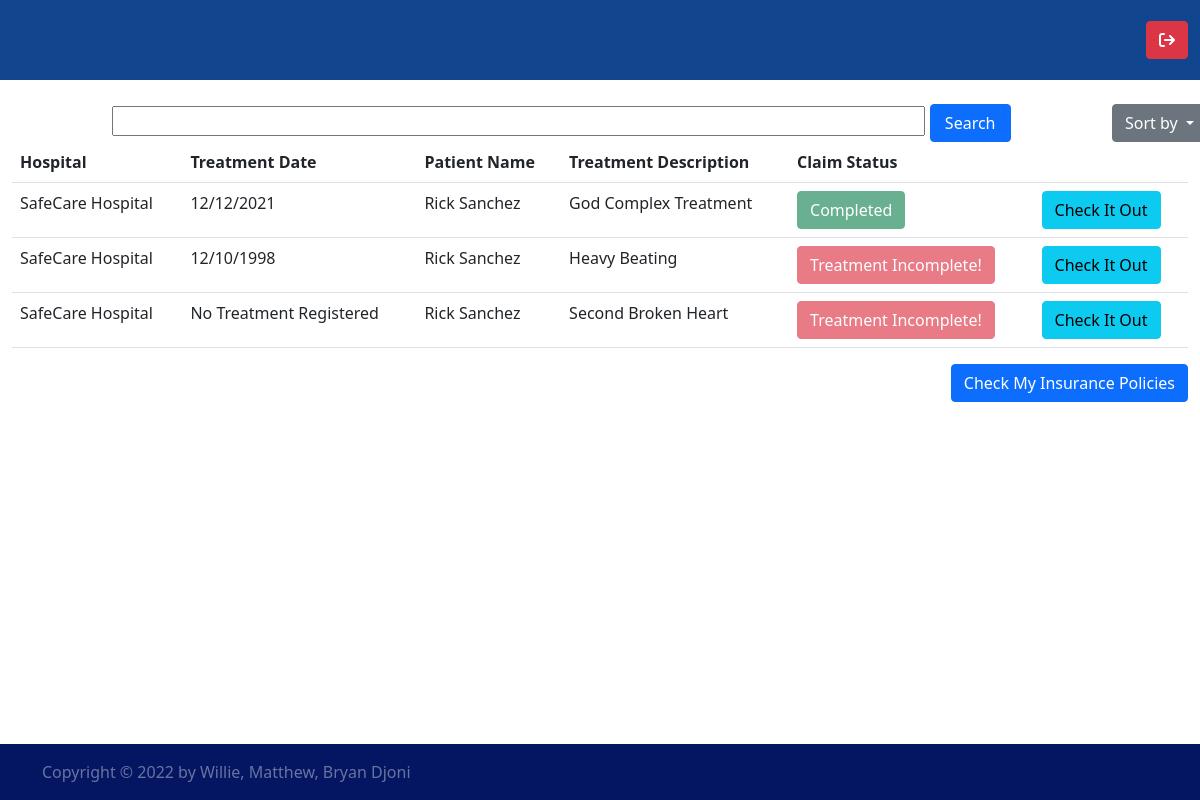
Page / (signed in) on the committed database.
### app/models/hospitalModel.py (models this page shows)
class TreatmentHeader(db.Model):
    __tablename__ = 'treatmentHeaders'
    id = db.Column(db.Integer, primary_key=True)
    hospital = relationship('Hospital', back_populates='treatments')
    hospital_id = db.Column(db.Integer, db.ForeignKey("hospitals.id"))
    customer = relationship("Customer", back_populates='treatments')
    customer_id = db.Column(db.Integer, db.ForeignKey('customers.id'))
    description = db.Column(db.String(500), unique=True, nullable=False)
    claims = relationship('TreatmentClaim', back_populates='treatment')
    details = relationship("TreatmentDetail", back_populates='header')

class Hospital(db.Model):
    __tablename__ = 'hospitals'
    id = db.Column(db.Integer, primary_key=True)
    name = db.Column(db.String(255), unique=True, nullable=False)
    staffs = relationship("HospitalStaff", back_populates='hospital')
    doctors = relationship("Doctor", back_populates='hospital')
    treatments = relationship("TreatmentHeader", back_populates='hospital')

class TreatmentDetail(db.Model):
    __tablename__ = 'treatmentDetails'
    id = db.Column(db.Integer, primary_key=True)
    header = relationship("TreatmentHeader", back_populates='details')
    header_id = db.Column(db.Integer, db.ForeignKey("treatmentHeaders.id"))
    doctor = relationship("Doctor", back_populates='treatments')
    doctor_id = db.Column(db.Integer, db.ForeignKey("doctors.id"))
    startDate = db.Column(db.DateTime, nullable=False)
    endDate = db.Column(db.DateTime, nullable=False)
    medication = relationship("MedicationDetail", back_populates="treatment")
    checkup = relationship("CheckUp", back_populates='treatment')
    procedure = relationship("ProcedureDetail", back_populates='treatment')

### app/models/userModel.py (models this page shows)
class User(db.Model, UserMixin):
    __tablename__ = 'users'
    id = db.Column(db.Integer, primary_key=True)
    name = db.Column(db.String(255), unique=True, nullable=False)
    email = db.Column(db.String(255), unique=True, nullable=False)
    password = db.Column(db.String(255), nullable=False)
    sex = db.Column(db.Boolean, nullable=False)
    dob = db.Column(db.Date, nullable=False)
    customers = relationship('Customer', back_populates='user')
    insurance_staffs = relationship('InsuranceStaff', back_populates='user')
    hospital_staffs = relationship('HospitalStaff', back_populates='user')

### app/routes/views.py (the view)
@views.route("/")
def home():
    sort_filter = {'description':TreatmentHeader.description, 'hospital':Hospital.name, 'patient':User.name}
    if current_user.is_authenticated:
        user_type = get_user_type(current_user)
        user = user_models.get(user_type).query.filter_by(user_id=current_user.id).first()
        query = f'%{request.args.get("search") if request.args.get("search") not in [None, ""] else ""}%'
        treatments = TreatmentHeader.query.join(TreatmentHeader.customer)\
            .join(Customer.user).join(TreatmentHeader.hospital)\
                .filter(or_(Hospital.name.ilike(query), User.name.ilike(query),\
                    TreatmentHeader.description.ilike(query))).\
                        order_by(sort_filter.get(request.args.get('sort', 'description')))
        if user_type == 'Customer':
            treatments = treatments.filter(Customer.id==user.id)
        elif user_type == 'Hospital':
            treatments = treatments.filter(TreatmentHeader.hospital_id==user.hospital_id)
        elif user_type == 'Insurance':
            treatments = treatments.join(Customer.insurances).join(CustomerInsurance.policy).filter_by(company_id=user.company_id)
        return render_template('views.html', user=user, treatments=treatments, sort_by = request.args.get('sort'), search=request.args.get('search'))
    else:
         return redirect(url_for('auth.login'))

### app/utils/filters/insurance.py (called while the page is built)
def get_claim_status(treatment_id:int):
    header = TreatmentHeader.query.filter_by(id=treatment_id).first()
    claim = TreatmentClaim.query.filter_by(treatment_id=treatment_id, member_id=header.customer_id).first()
    if claim and claim.claim_status:
        return 1
    elif claim and not claim.claim_status:
        return 0
    else:
        return -1

### app/utils/filters/treatment.py (called while the page is built)
def add_args(detail):
    return f"&search={detail}" if detail else ""

def get_first_date(details):
    if details == []:
        return "No Treatment Registered"
    else:
        first_date = details[0].startDate
        for detail in details:
            if detail.startDate<first_date:
                first_date = detail.startDate
        return format_date(first_date)

### app/utils/filters/user.py (called while the page is built)
def get_user_type(current_user):
    hospital_staff = HospitalStaff.query.filter_by(user_id = current_user.id).first()
    insurance_staff = InsuranceStaff.query.filter_by(user_id = current_user.id).first()
    customer = Customer.query.filter_by(user_id = current_user.id).first()
    if hospital_staff:
        return 'Hospital'
    elif insurance_staff:
        return 'Insurance'
    else:
        return "Customer"

### app/utils/filters/utils.py (called while the page is built)
def format_date(date):
    return date.strftime("%d/%m/%Y")

### app/templates/views.html (shortened to what this page needs)
{% extends "./layout.html" %}
{% block content %}
<main class="container-fluid my-4">
    {% if treatments != [] %}
    <div class="row">
        <form class="col-10 offset-1" action="{{url_for('views.home')}}" method="get">
            <input class="col-10" type="text" name="search" id="search" required>
            <button type="submit" class="btn btn-primary col-1">Search</button>
        </form>
        <div class="dropdown col-1">
            <button class="btn btn-secondary dropdown-toggle" type="button" id="dropdownMenuButton1" data-bs-toggle="dropdown" aria-expanded="false">
                Sort by
            </button>
        </div>
    </div>
    <table class="table">
        <tr>
            {% if current_user | get_user_type != 'Hospital' %}
                <th>Hospital</th>
            {% endif %}
            <th>Treatment Date</th>
            <th>Patient Name</th>
            <th>Treatment Description</th>
            <th>Claim Status</th>
            <th></th>
        </tr>
    {% for treatment in treatments: %}
        <tr>
            {% if current_user | get_user_type != 'Hospital' %}
                <td>{{treatment.hospital.name}}</td>
            {% endif %}
            <td>{{treatment.details | get_first_date}}</td>
            <td>{{treatment.customer.user.name}}</td>
            <td>{{treatment.description}}</td>
            <td>
                {% if current_user | get_user_type == 'Hospital' and treatment.id|get_claim_status == -1 and treatment.details!=[] %}
                    <form action="{{url_for('insurance.claim_insurance', treatment_id=treatment.id)}}" method="post">
                        <button type="submit" class="btn btn-danger">Finish Treatment</button>
                    </form>
                {% elif treatment.id|get_claim_status == 0 %}
                    <button disabled="disabled" class="btn btn-warning">Pending</button>
                {% elif treatment.id|get_claim_status == 1 %}
                     <button disabled="disabled" class="btn btn-success">Completed</button>
                {% else %}
                    <button disabled="disabled" class="btn btn-danger">Treatment Incomplete!</button>
                {% endif %}
            </td>
            <td>
                <a href="{{url_for('hospital.get_treatment', treatment_id=treatment.id)}}{%if treatment.id|get_claim_status != -1 and current_user|get_user_type != 'Hospital'%}?claim=true{% endif %}" class="btn btn-info">
                {% if treatment.id|get_claim_status == 0 and current_user|get_user_type == 'Insurance' %}
                    Verify Claim
                {% else %}
                    Check It Out
                {% endif %}
                </a>
            </td>
        </tr>
    {% endfor %}
    </table>
    {% endif %}
    {% if current_user | get_user_type == 'Hospital' %}
    <div class="d-flex justify-content-end">
        <a href="{{url_for('hospital.add_treatment')}}" class="btn btn-primary">Add Treatment</a>
    </div>
    {% elif current_user | get_user_type == 'Customer' %}
        <a href="{{url_for('customer.get_insurances')}}" class="btn btn-primary float-end">Check My Insurance Policies</a>
    {% endif %}
</main>
{% endblock %}

### app/templates/layout.html (shortened to what this page needs)
<!DOCTYPE html>
<html lang="en">
<head>
    <link href="https://cdn.jsdelivr.net/npm/bootstrap@5.1.0/dist/css/bootstrap.min.css" rel="stylesheet">
    <link rel="stylesheet" href="https://pro.fontawesome.com/releases/v5.10.0/css/all.css"/>
    <link rel="stylesheet" href="https://cdnjs.cloudflare.com/ajax/libs/font-awesome/4.7.0/css/font-awesome.min.css">
    <link rel="stylesheet" href="{{url_for('static', filename='css/styles.css')}}">
</head>
<body class="d-flex flex-column h-100">
    <header class="container-fluid header d-flex justify-content-between align-items-center">
        {% if current_user.is_authenticated %}
            <div class="btn btn-danger align-self-center ml-auto">
                <a href="{{url_for('auth.logout')}}" class="fa">&#xf08b;</a>
            </div>
        {% endif %}
    </header>
    {% block content %}{% endblock %}
    <footer class="footer mt-auto py-3">
        <div class="container">
            <span>Copyright &#169; 2022 by Willie, Matthew, Bryan Djoni</span>
        </div>
    </footer>
</body>
</html>
</body>
</html>

### app/static/css/styles.css (style rules this page uses)
body { min-width: 100vw; width:100vw; min-height: 100vh; height:100vh; }
body header div a { text-decoration: none; color: white; right: 0; }
.header { background-color: rgb(17, 70, 143); height: 5em; }
footer { background-color: rgb(4, 21, 98); color: white; }
footer div span { opacity: 0.4; }

### rows in the picture
TreatmentHeader: hospital.name "SafeCare Hospital", details|get_first_date "12/12/2021", customer.user.name "Rick Sanchez", description "God Complex Treatment", shows "Completed", shows "Check It Out"
TreatmentHeader: hospital.name "SafeCare Hospital", details|get_first_date "12/10/1998", customer.user.name "Rick Sanchez", description "Heavy Beating", shows "Treatment Incomplete!", shows "Check It Out"
TreatmentHeader: hospital.name "SafeCare Hospital", details|get_first_date "No Treatment Registered", customer.user.name "Rick Sanchez", description "Second Broken Heart", shows "Treatment Incomplete!", shows "Check It Out"
